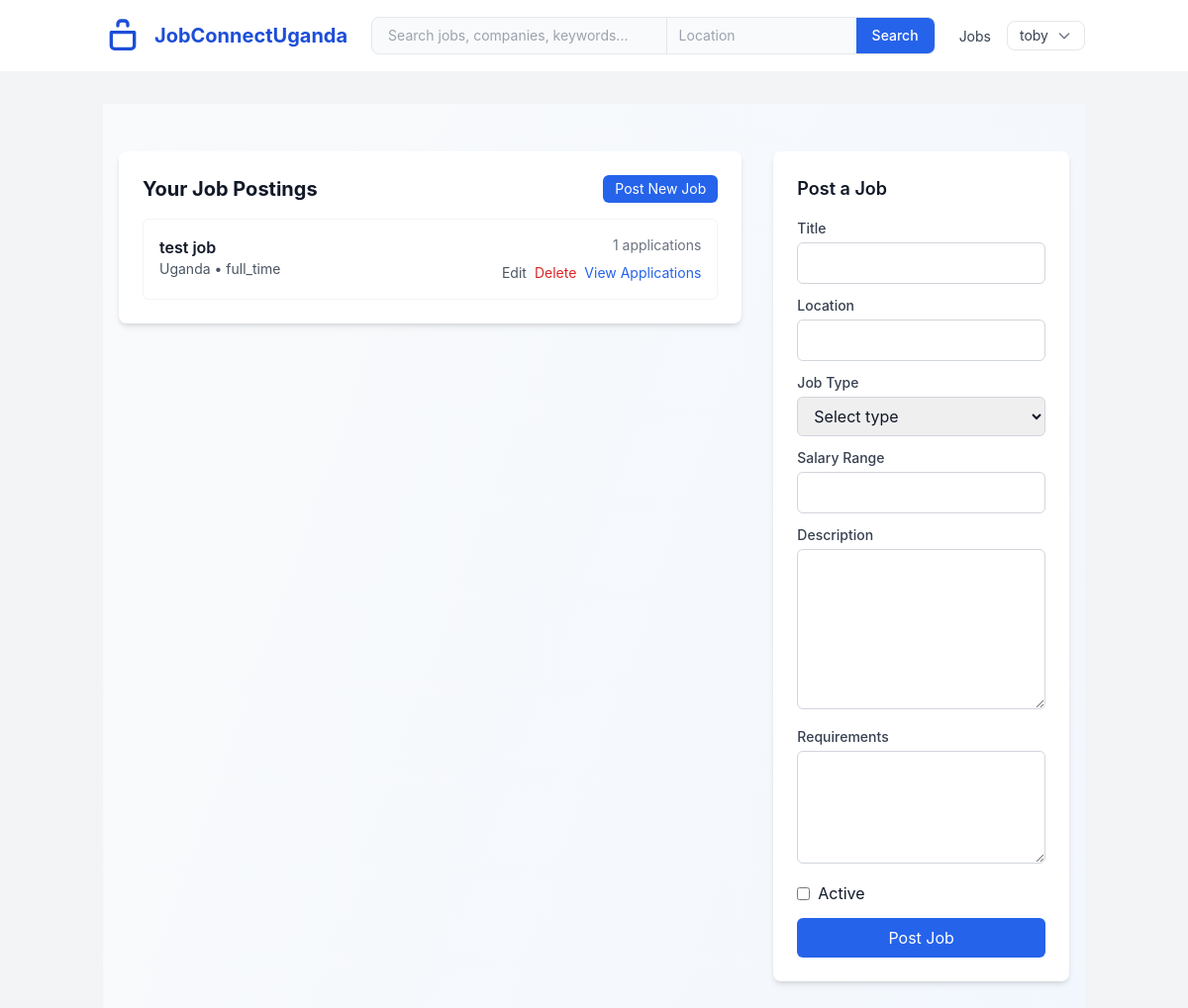
Page /Employer/jobs.php (signed in) on the committed database.
### tables this page shows
CREATE TABLE jobs (
    job_id INTEGER PRIMARY KEY AUTOINCREMENT,
    employer_id INTEGER NOT NULL,
    title TEXT NOT NULL,
    description TEXT NOT NULL,
    requirements TEXT NOT NULL,
    location TEXT NOT NULL,
    job_type TEXT CHECK(job_type IN ('full_time', 'part_time', 'contract', 'internship', 'temporary')) NOT NULL,
    salary_range TEXT,
    experience_level TEXT,
    posted_at DATETIME DEFAULT CURRENT_TIMESTAMP,
    deadline DATE,
    is_active INTEGER DEFAULT 1,
    views INTEGER DEFAULT 0,
    FOREIGN KEY (employer_id) REFERENCES employers(employer_id) ON DELETE CASCADE
);

### Employer/jobs.php (the view, shortened to what this page needs)
<?php
require_once '../Includes/config.php';
$user_id = $_SESSION['user_id'];
$stmt = $pdo->prepare("SELECT employer_id FROM employers WHERE employer_id = ? OR user_id = ?");
$stmt->execute([$user_id, $user_id]);
$employer = $stmt->fetch();
if (!$employer) {
    $stmt = $pdo->prepare("INSERT INTO employers (employer_id, user_id, company_name, created_at) VALUES (?, ?, ?, datetime('now'))");
    $stmt->execute([$user_id, $user_id, $_SESSION['first_name'] . ' ' . $_SESSION['last_name'] . ' Company']);
    $employer_id = $user_id;
} else {
    $employer_id = $employer['employer_id'];
}
$editingJob = null;
$stmt = $pdo->prepare("SELECT j.*, (SELECT COUNT(*) FROM applications a WHERE a.job_id = j.job_id) AS application_count FROM jobs j WHERE j.employer_id = ? ORDER BY j.posted_at DESC");
$stmt->execute([$employer_id]);
$jobs = $stmt->fetchAll();
require_once '../Includes/header.php';
?>
<section class="py-12 bg-gradient-to-br from-gray-50 to-blue-50 min-h-screen">
  <div class="container mx-auto px-4">
    <div class="grid grid-cols-1 lg:grid-cols-3 gap-8">
      <div class="lg:col-span-2">
        <div class="bg-white rounded-lg shadow-md p-6">
          <div class="flex items-center justify-between mb-4">
            <h2 class="text-xl font-bold">Your Job Postings</h2>
            <a href="?new=1" class="text-sm bg-blue-600 text-white px-3 py-1 rounded-md">Post New Job</a>
          </div>
          <?php if (empty($jobs)): ?>
            <div class="text-center py-12">
              <p class="text-gray-600">You have not posted any jobs yet.</p>
            </div>
          <?php else: ?>
            <div class="space-y-4">
              <?php foreach ($jobs as $job): ?>
                <div class="border border-gray-100 rounded-md p-4 hover:border-blue-200 transition">
                  <div class="flex justify-between items-start">
                    <div>
                      <h3 class="font-semibold text-gray-900"><?php echo htmlspecialchars($job['title']); ?></h3>
                      <p class="text-sm text-gray-600"><?php echo htmlspecialchars($job['location']); ?> • <?php echo htmlspecialchars($job['job_type']); ?></p>
                    </div>
                    <div class="text-right">
                      <div class="text-sm text-gray-500 mb-2"><?php echo $job['application_count']; ?> applications</div>
                      <div class="flex gap-2 justify-end">
                        <a href="?edit=<?php echo $job['job_id']; ?>" class="text-sm text-gray-600 hover:underline">Edit</a>
                        <a href="?delete=<?php echo $job['job_id']; ?>" onclick="return confirm('Delete this job?')" class="text-sm text-red-600 hover:underline">Delete</a>
                        <a href="<?php echo BASE_URL; ?>/Employer/applications.php?job_id=<?php echo $job['job_id']; ?>" class="text-sm text-blue-600 hover:underline">View Applications</a>
                      </div>
                    </div>
                  </div>
                </div>
              <?php endforeach; ?>
            </div>
          <?php endif; ?>
        </div>
      </div>
      <div>
        <div class="bg-white rounded-lg shadow-md p-6">
          <h3 class="text-lg font-semibold mb-4"><?php echo $editingJob ? 'Edit Job' : 'Post a Job'; ?></h3>
          <form method="POST">
            <div class="mb-3">
              <label class="block text-sm font-medium text-gray-700 mb-1">Title</label>
              <input name="title" required class="w-full px-3 py-2 border border-gray-300 rounded-md" value="<?php echo htmlspecialchars($editingJob['title'] ?? ''); ?>">
            </div>
            <div class="mb-3">
              <label class="block text-sm font-medium text-gray-700 mb-1">Location</label>
              <input name="location" required class="w-full px-3 py-2 border border-gray-300 rounded-md" value="<?php echo htmlspecialchars($editingJob['location'] ?? ''); ?>">
            </div>
            <div class="mb-3">
              <label class="block text-sm font-medium text-gray-700 mb-1">Job Type</label>
              <select name="job_type" class="w-full px-3 py-2 border border-gray-300 rounded-md">
                <option value="">Select type</option>
              </select>
            </div>
            <div class="mb-3">
              <label class="block text-sm font-medium text-gray-700 mb-1">Salary Range</label>
              <input name="salary_range" class="w-full px-3 py-2 border border-gray-300 rounded-md" value="<?php echo htmlspecialchars($editingJob['salary_range'] ?? ''); ?>">
            </div>
            <div class="mb-3">
              <label class="block text-sm font-medium text-gray-700 mb-1">Description</label>
              <textarea name="description" rows="6" class="w-full px-3 py-2 border border-gray-300 rounded-md"><?php echo htmlspecialchars($editingJob['description'] ?? ''); ?></textarea>
            </div>
            <div class="mb-3">
              <label class="block text-sm font-medium text-gray-700 mb-1">Requirements</label>
              <textarea name="requirements" rows="4" class="w-full px-3 py-2 border border-gray-300 rounded-md"><?php echo htmlspecialchars($editingJob['requirements'] ?? ''); ?></textarea>
            </div>
            <div class="mb-3">
              <label class="inline-flex items-center"><input type="checkbox" name="is_active" value="1" <?php echo (isset($editingJob['is_active']) && $editingJob['is_active']) ? 'checked' : ''; ?> class="mr-2"> Active</label>
            </div>
            <button type="submit" class="w-full bg-blue-600 text-white py-2 rounded-md"><?php echo $editingJob ? 'Update Job' : 'Post Job'; ?></button>
          </form>
        </div>
      </div>
    </div>
  </div>
</section>
<?php require_once '../Includes/footer.php'; ?>

### Assets/CSS/styles.css (style rules this page uses)
body { font-family: 'Inter', -apple-system, BlinkMacSystemFont, 'Segoe UI', Roboto, Oxygen, Ubuntu, Cantarell, 'Open Sans', 'Helvetica Neue', sans-serif; line-height: 1.6; }
.transition { transition-property: background-color, border-color, color, fill, stroke, opacity, box-shadow, transform; transition-timing-function: cubic-bezier(0.4, 0, 0.2, 1); transition-duration: 150ms; }
:root { --brand-blue: #1e40af; --brand-blue-600: #2563eb; --muted: #6b7280; --bg: #f8fafc; --success: #10b981; }
html,body { font-family:Inter, ui-sans-serif, system-ui, -apple-system, 'Segoe UI', Roboto, 'Helvetica Neue', Arial; background:var(--bg); color:#111827; }
.rounded-lg { border-radius:12px }

### rows in the picture
jobs: title "test job", location "Uganda", job_type "full_time", application_count "1"

### other values in the picture
$_SESSION['first_name'] "toby"
